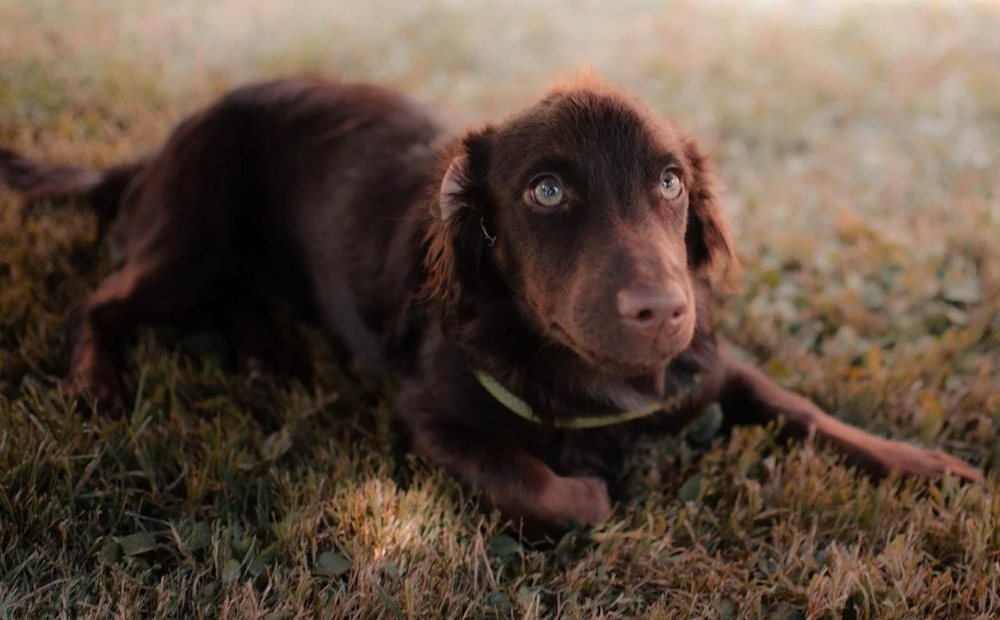
#> input picture dog.png, 1000 x 620 px, shrunk from 1280 x 793 before the run
$ jupyter execute Dimensionality_Reduction_Image.ipynb
#> lines starting #> are read from the running program, lines starting #| are printed output that depends on the picture
<a href="https://colab.research.google.com/github/Benjamindavid03/MachineLearningLab/blob/main/Dimensionality_Reduction_Image.ipynb" target="_parent"></a>

# Dimensionality Reduction using PCA in Image Processing applications

[cell 1]
# Importing required libraries
import cv2
import numpy as np
import skimage
import matplotlib.pyplot as plt
from sklearn.decomposition import PCA

[cell 2]
# Loading the image
image = cv2.imread("dog.png")  #you can use any image you want.
#> image is the input picture: shape (620, 1000, 3); mean B, G, R 62.4, 75.8, 93.3
#viewing the original image
plt.axis("off")
plt.imshow(image)

[cell 3]
blue,green,red =cv2.split(image)
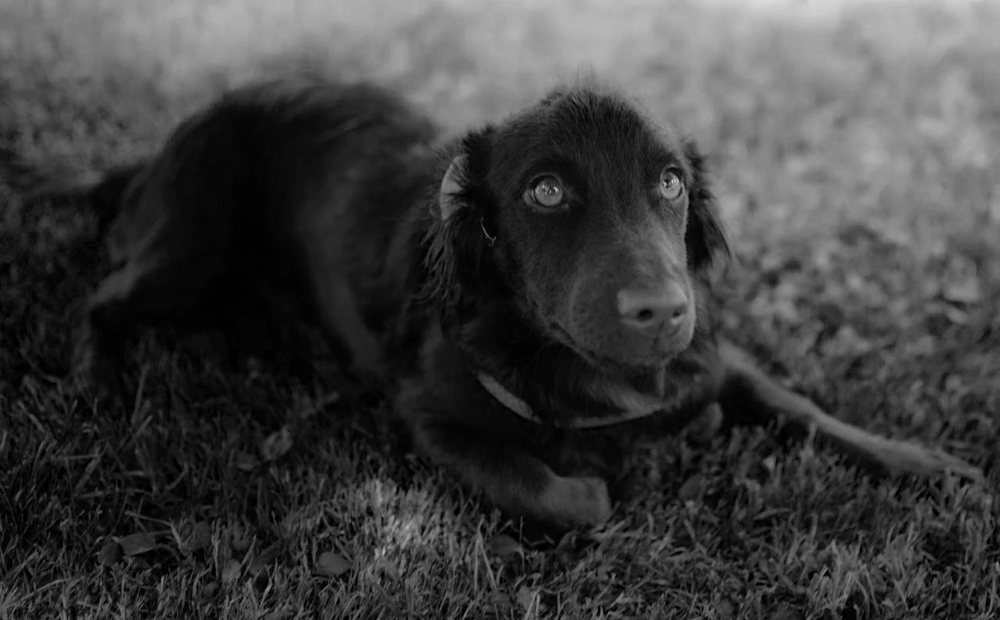
#> blue: shape (620, 1000); min 0, max 220, mean 62.4
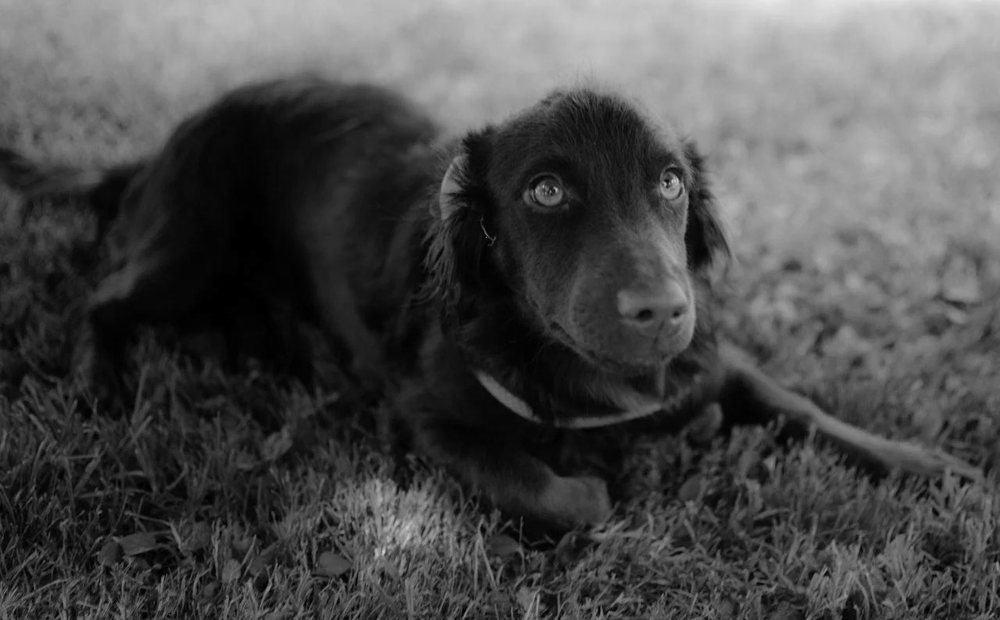
#> green: shape (620, 1000); min 0, max 232, mean 75.8
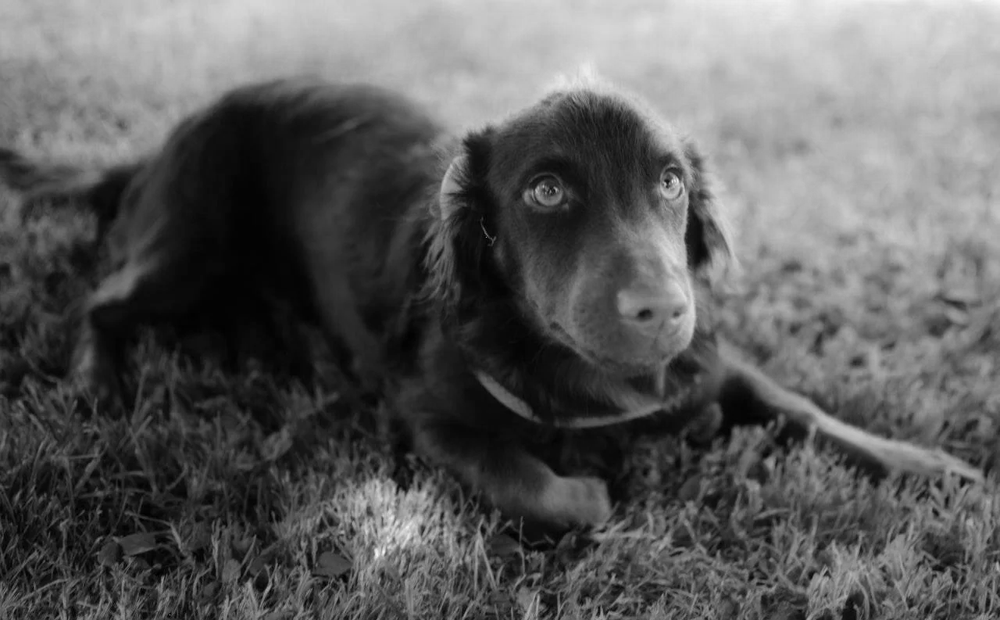
#> red: shape (620, 1000); min 0, max 248, mean 93.3
#it will split the original image into Blue, Green and Red arrays.

[cell 4]
#initialize PCA with first 20 principal components
pca = PCA(20)

#Applying to red channel and then applying inverse transform to transformed array.
red_transformed = pca.fit_transform(red)
red_inverted = pca.inverse_transform(red_transformed)
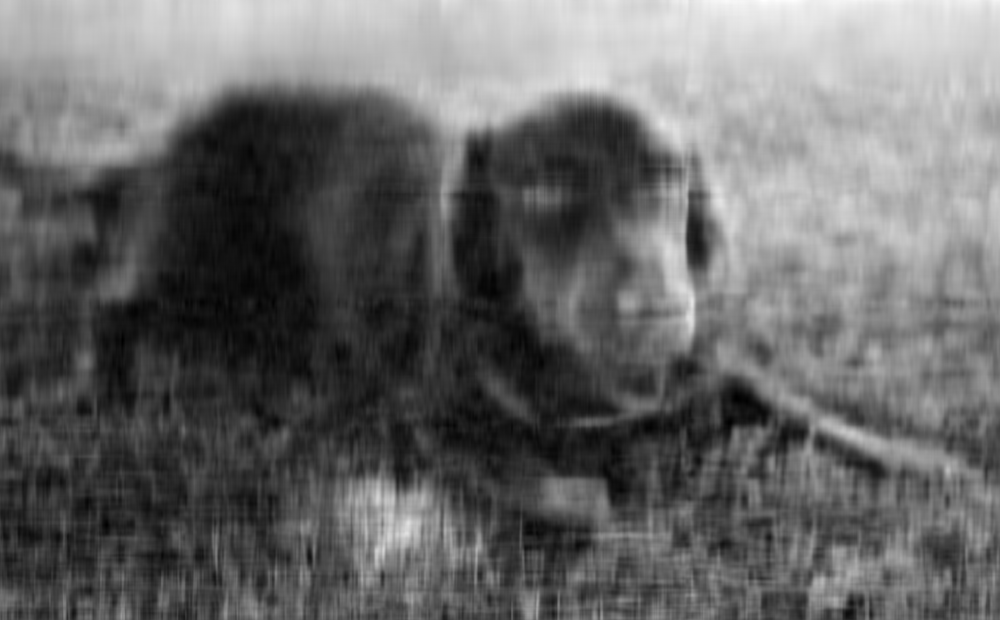
#> red_inverted: shape (620, 1000) float64; min -11.31, max 246.2, mean 93.3; drawn with min black and max white

#Applying to Green channel and then applying inverse transform to transformed array.
green_transformed = pca.fit_transform(green)
green_inverted = pca.inverse_transform(green_transformed)
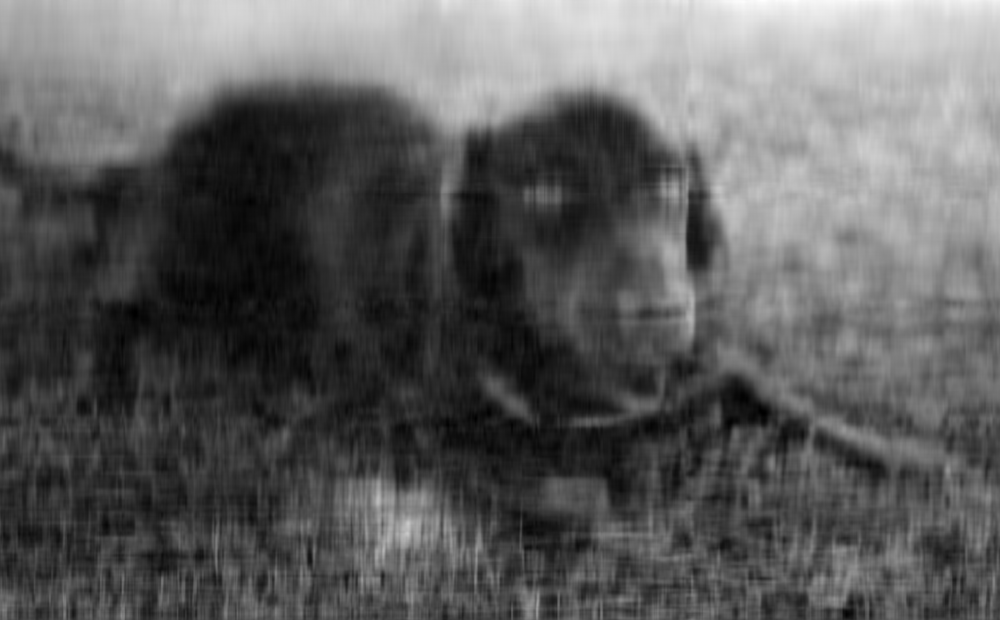
#> green_inverted: shape (620, 1000) float64; min -12.2, max 229.9, mean 75.8; drawn with min black and max white

#Applying to Blue channel and then applying inverse transform to transformed array.
blue_transformed = pca.fit_transform(blue)
blue_inverted = pca.inverse_transform(blue_transformed)
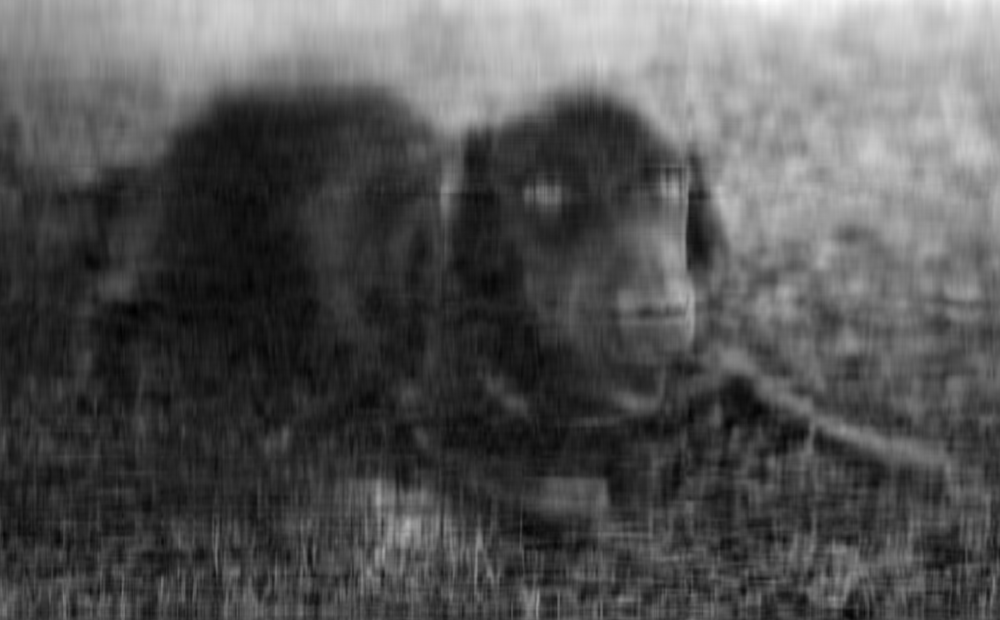
#> blue_inverted: shape (620, 1000) float64; min -16.22, max 221.2, mean 62.4; drawn with min black and max white

[cell 5]
#stack the transformed channels
img_compressed = (np.dstack((red_inverted, green_inverted, blue_inverted))).astype(np.uint8)
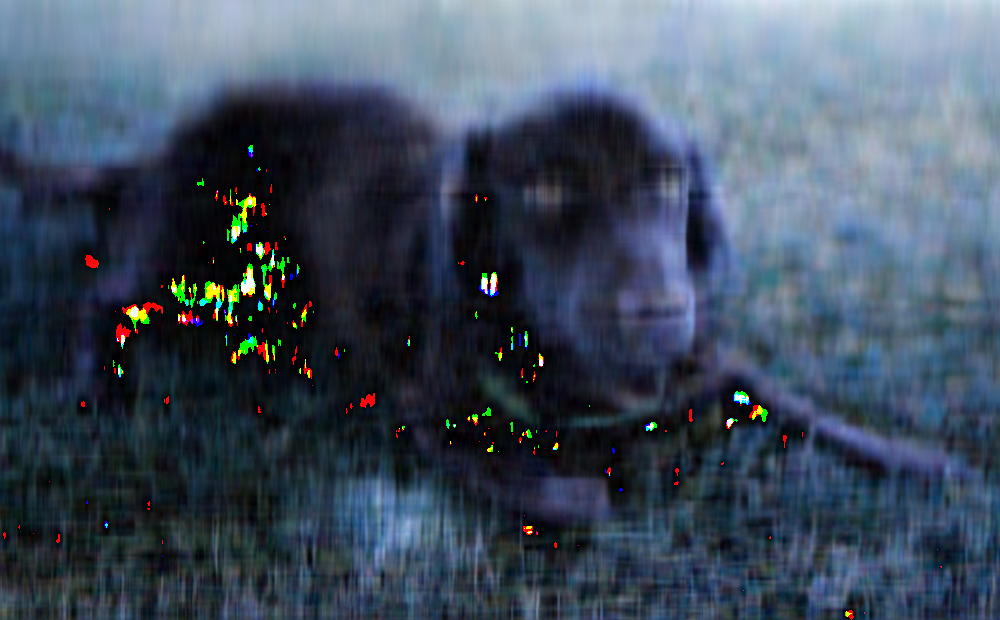
#> img_compressed: shape (620, 1000, 3); mean of channels 0, 1, 2 93.6, 77.2, 63.7; drawn as B, G, R

$ run again, with bg.jpg saved as dog.png
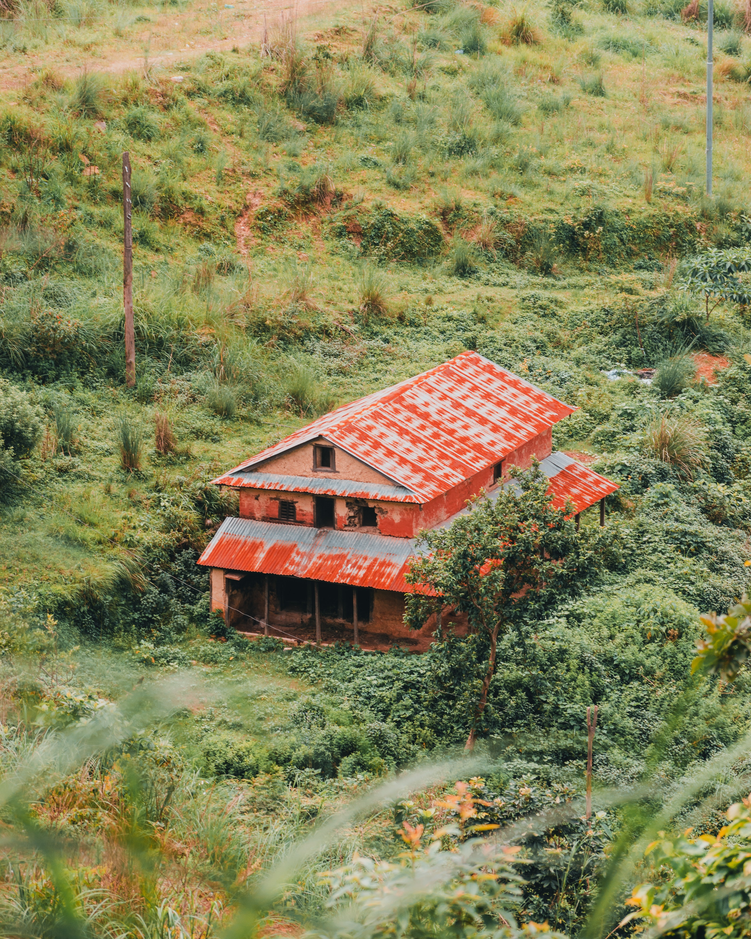
#> input picture bg.jpg, 751 x 939 px, shrunk from 2828 x 3535 before the run
#> image is the input picture: shape (939, 751, 3); mean B, G, R 87.7, 131.9, 134.6
#> `blue_inverted = pca.inverse_transform(blue_transformed)`:
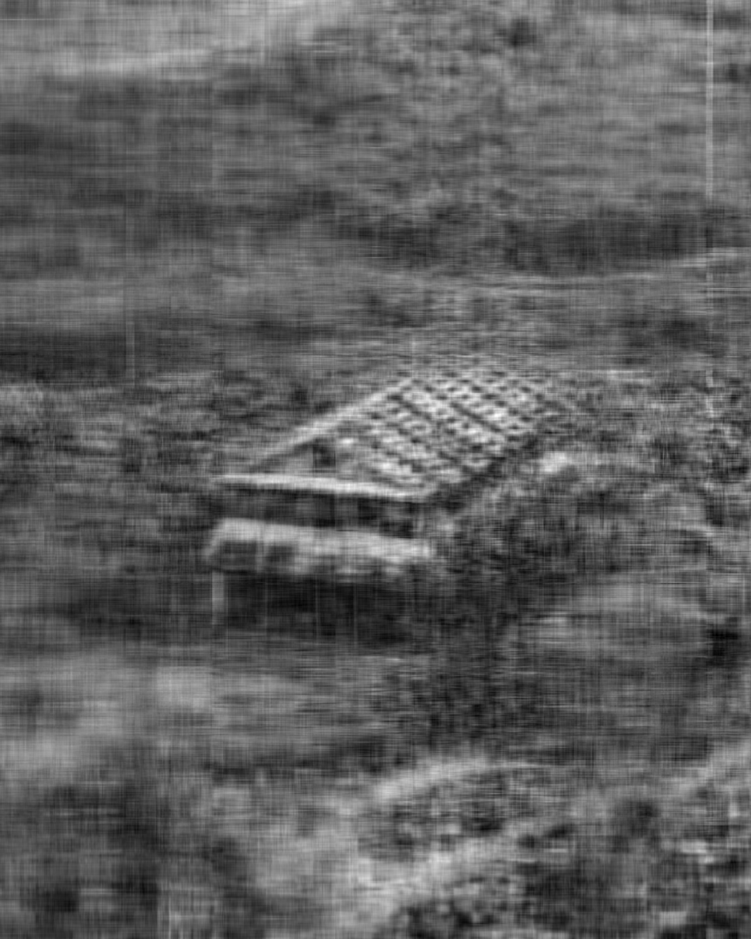
#> blue_inverted: shape (939, 751) float64; min -2.8, max 238.9, mean 87.7; drawn with min black and max white
#> `img_compressed = (np.dstack((red_inverted, green_inverted, blue_invert..`:
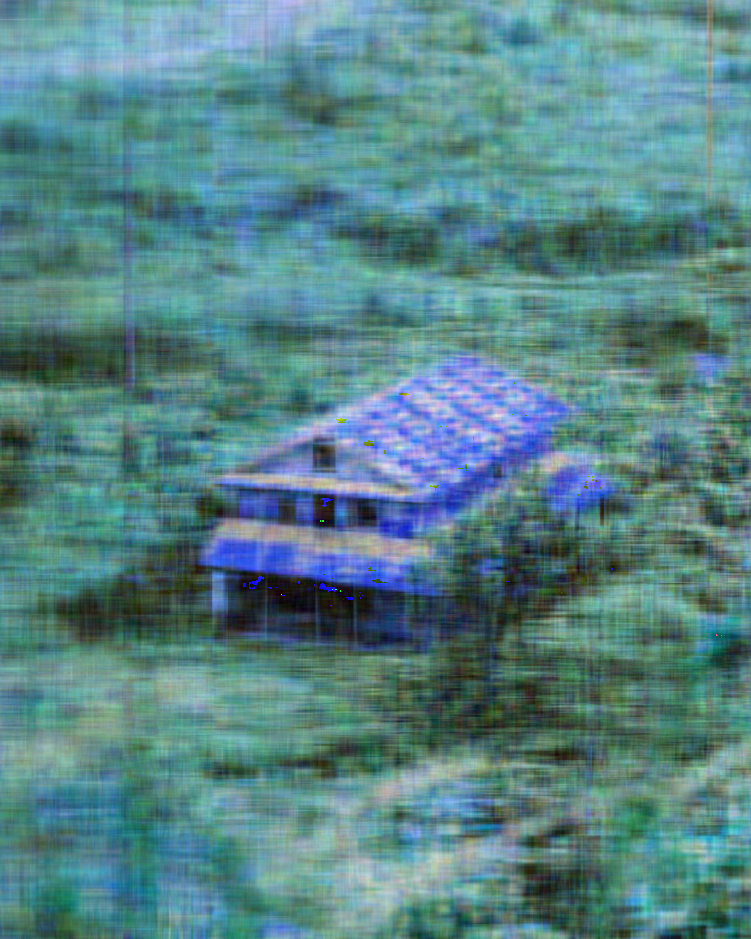
#> img_compressed: shape (939, 751, 3); mean of channels 0, 1, 2 134.2, 131.4, 87.2; drawn as B, G, R
